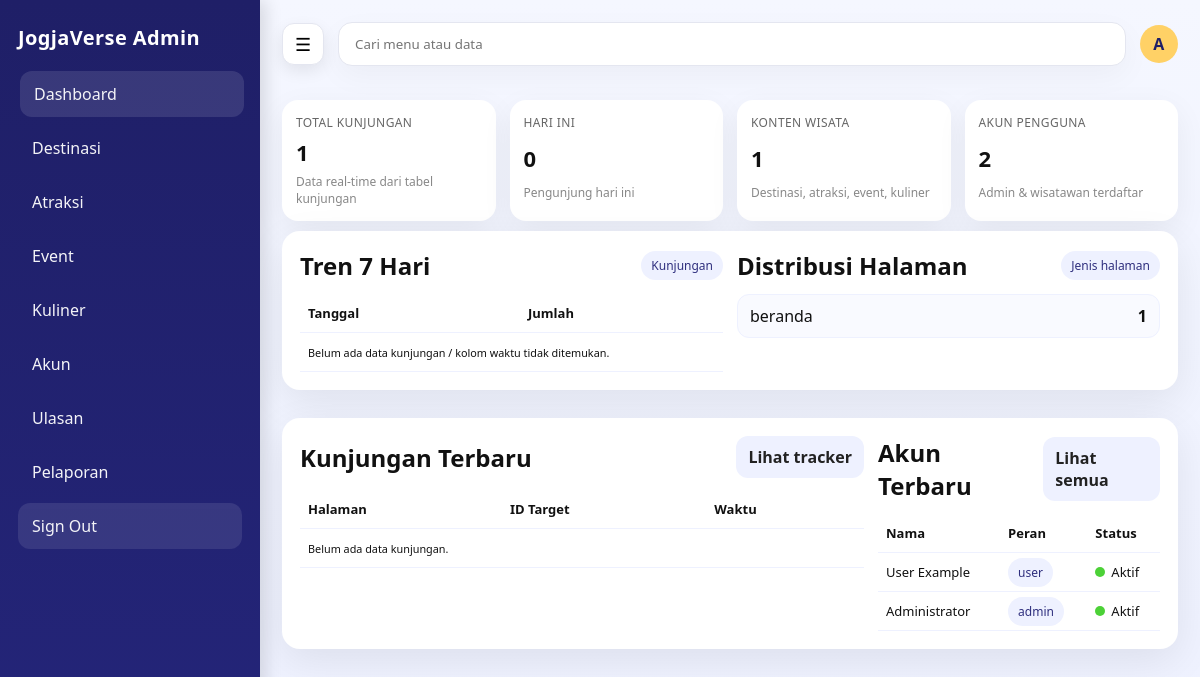
/admin/dashboard.php (signed in), run on an earlier commit of the app's database.
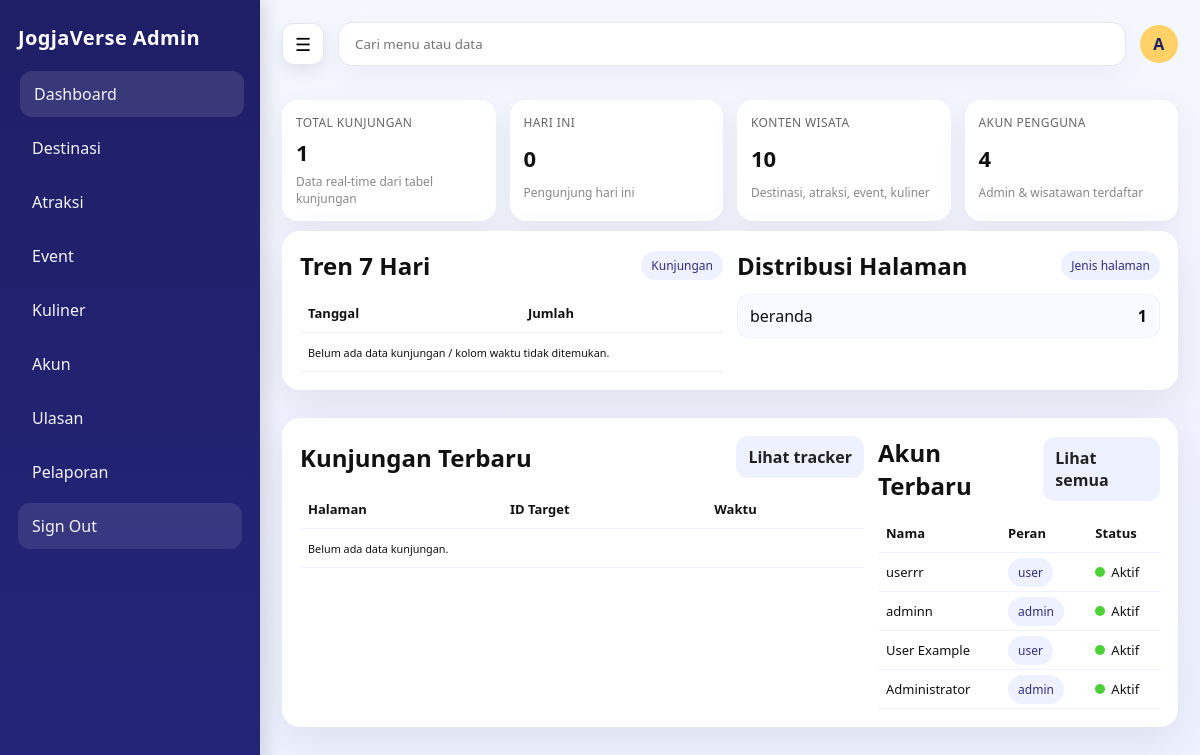
And on a later commit of the database.
### tables this page shows
CREATE TABLE `pengguna` (
  `id_pengguna` bigint UNSIGNED NOT NULL,
  `nama_lengkap` varchar(120) NOT NULL,
  `username` varchar(60) NOT NULL,
  `email` varchar(120) DEFAULT NULL,
  `kata_sandi_hash` varchar(255) NOT NULL,
  `peran` enum('admin','user') NOT NULL DEFAULT 'user',
  `nomor_hp` varchar(30) DEFAULT NULL,
  `foto_profil_url` varchar(255) DEFAULT NULL,
  `status_aktif` tinyint(1) NOT NULL DEFAULT '1',
  `dibuat_pada` datetime NOT NULL DEFAULT CURRENT_TIMESTAMP,
  `diubah_pada` datetime DEFAULT NULL ON UPDATE CURRENT_TIMESTAMP
);

### admin/_crud_helper.php (called while the page is built, shortened)
<?php
if (!function_exists('h')) {
  function h($val) {
    return htmlspecialchars((string)$val, ENT_QUOTES, 'UTF-8');
  }
}
function describe_table(mysqli $koneksi, string $table): array {
  $cols = [];
  $pk = null;
  $res = $koneksi->query("SHOW FULL COLUMNS FROM `$table`");
  if ($res) {
    while ($row = $res->fetch_assoc()) {
      $cols[] = $row;
      if (($row['Key'] ?? '') === 'PRI') {
        $pk = $row['Field'];
      }
    }
  }
  return [$cols, $pk];
}
function pick_col(array $colNames, array $candidates): ?string {
  foreach ($candidates as $c) {
    foreach ($colNames as $n) {
      if (strtolower($n) === strtolower($c)) return $n;
    }
  }
  return null;
}
function guess_time_col(array $colNames): ?string {
  foreach ($colNames as $n) {
    $ln = strtolower($n);
  }
  return null;
}
function fetch_trend(mysqli $koneksi, string $table): array {
  [$cols] = describe_table($koneksi, $table);
  $result = [
    'total' => 0,
    'today' => 0,
    'per_hari' => [],
    'recent' => [],
  ];
  $stmt = $koneksi->prepare("SELECT COUNT(*) as total FROM `$table`");
  if ($stmt) {
    $stmt->execute();
    $result['total'] = (int)$stmt->get_result()->fetch_assoc()['total'];
  }
  return $result;
}

### admin/dashboard.php (the view, shortened to what the changed rows need)
<?php
require_once __DIR__ . "/../config/koneksi.php";
require_once __DIR__ . "/_crud_helper.php";
function safe_count_table(mysqli $koneksi, string $table): int {
  $stmt = $koneksi->prepare("SELECT COUNT(*) as total FROM `$table`");
  $stmt->execute();
  $row = $stmt->get_result()->fetch_assoc();
  return (int)($row['total'] ?? 0);
}
function recent_rows(mysqli $koneksi, string $table, int $limit = 6): array {
  [$cols, $pk] = describe_table($koneksi, $table);
  $colNames = array_map(fn($c) => $c['Field'], $cols);
  $orderCol = guess_time_col($colNames) ?: $pk;
  $sql = "SELECT * FROM `$table` ORDER BY `$orderCol` DESC LIMIT ?";
  $stmt = $koneksi->prepare($sql);
  $stmt->bind_param("i", $limit);
  $stmt->execute();
  return $stmt->get_result()->fetch_all(MYSQLI_ASSOC);
}
$kunjungan = fetch_trend($koneksi, "kunjungan");
[$kCols] = describe_table($koneksi, "kunjungan");
$kColNames = array_map(fn($c) => $c['Field'], $kCols);
$colJenis = pick_col($kColNames, ["jenis_halaman", "jenis", "tipe"]);
$jenisSummary = [];
if ($colJenis) {
  $sql = "SELECT `$colJenis` as jenis, COUNT(*) as total FROM `kunjungan` GROUP BY `$colJenis` ORDER BY total DESC LIMIT 6";
  $stmt = $koneksi->prepare($sql);
  if ($stmt) {
    $stmt->execute();
    $jenisSummary = $stmt->get_result()->fetch_all(MYSQLI_ASSOC);
  }
}
$totalDestinasi = safe_count_table($koneksi, "destinasi");
$totalAtraksi   = safe_count_table($koneksi, "atraksi");
$totalEvent     = safe_count_table($koneksi, "event");
$totalKuliner   = safe_count_table($koneksi, "kuliner");
$totalAkun      = safe_count_table($koneksi, "pengguna");
$recentAccounts = recent_rows($koneksi, "pengguna", 6);
?>
<?php require_once __DIR__ . "/partials/header.php"; ?>
<div class="metric-cards">
  <div class="metric-card">
    <div class="label">Konten Wisata</div>
    <div class="value"><?= h($totalDestinasi + $totalAtraksi + $totalEvent + $totalKuliner) ?></div>
    <div class="muted">Destinasi, atraksi, event, kuliner</div>
  </div>
  <div class="metric-card">
    <div class="label">Akun Pengguna</div>
    <div class="value"><?= h($totalAkun) ?></div>
    <div class="muted">Admin & wisatawan terdaftar</div>
  </div>
</div>
<div class="card chart-grid">
  <div>
    <div class="toprow">
      <h2 style="margin:0">Tren 7 Hari</h2>
    </div>
    <table class="table-minimal">
      <thead>
        <tr>
          <th>Tanggal</th>
          <th>Jumlah</th>
        </tr>
      </thead>
    </table>
  </div>
  <div>
    <div class="toprow">
      <h2 style="margin:0">Distribusi Halaman</h2>
    </div>
    <ul class="list-simple" id="jenis-list">
      <?php if (count($jenisSummary) > 0): ?>
        <?php foreach ($jenisSummary as $j): ?>
          <li style="display:flex;justify-content:space-between;align-items:center">
            <span><?= h($j['jenis'] ?? '-') ?></span>
            <b><?= h($j['total'] ?? 0) ?></b>
          </li>
        <?php endforeach; ?>
      <?php else: ?>
        <li><small>Belum ada data / kolom jenis_halaman tidak ditemukan.</small></li>
      <?php endif; ?>
    </ul>
  </div>
</div>
<div class="card two-col">
  <div>
    <div class="toprow">
      <h2 style="margin:0">Kunjungan Terbaru</h2>
    </div>
    <table class="table-minimal">
      <thead>
        <tr>
          <th>Halaman</th>
          <th>ID Target</th>
          <th>Waktu</th>
        </tr>
      </thead>
    </table>
  </div>
  <div>
    <div class="toprow">
      <h2 style="margin:0">Akun Terbaru</h2>
    </div>
    <table class="table-minimal">
      <thead>
        <tr>
          <th>Nama</th>
          <th>Peran</th>
          <th>Status</th>
        </tr>
      </thead>
      <tbody>
        <?php if (count($recentAccounts) > 0): ?>
          <?php foreach ($recentAccounts as $acc): ?>
            <tr>
              <td><?= h($acc['nama_lengkap'] ?? $acc['username'] ?? 'User') ?></td>
              <td><span class="pill"><?= h($acc['peran'] ?? '-') ?></span></td>
              <td>
                <?php $aktif = ($acc['status_aktif'] ?? null) == 1; ?>
                <span class="status-dot">
                  <span class="<?= $aktif ? '' : 'gray' ?>"></span>
                  <?= $aktif ? "Aktif" : "Non-aktif" ?>
                </span>
              </td>
            </tr>
          <?php endforeach; ?>
        <?php else: ?>
          <tr><td colspan="3"><small>Belum ada akun.</small></td></tr>
        <?php endif; ?>
      </tbody>
    </table>
  </div>
</div>
<?php require_once __DIR__ . "/partials/footer.php"; ?>

What changed in the data, as far as the page shows it:
added pengguna: nama_lengkap "userrr", peran "user", status_aktif 1 (drawn)
added pengguna: nama_lengkap "adminn", peran "admin", status_aktif 1 (drawn)
Also different on the page:
$totalDestinasi + $totalAtraksi + $totalEvent + $totalKuliner: "1" → "10"
$totalAkun: "2" → "4"
